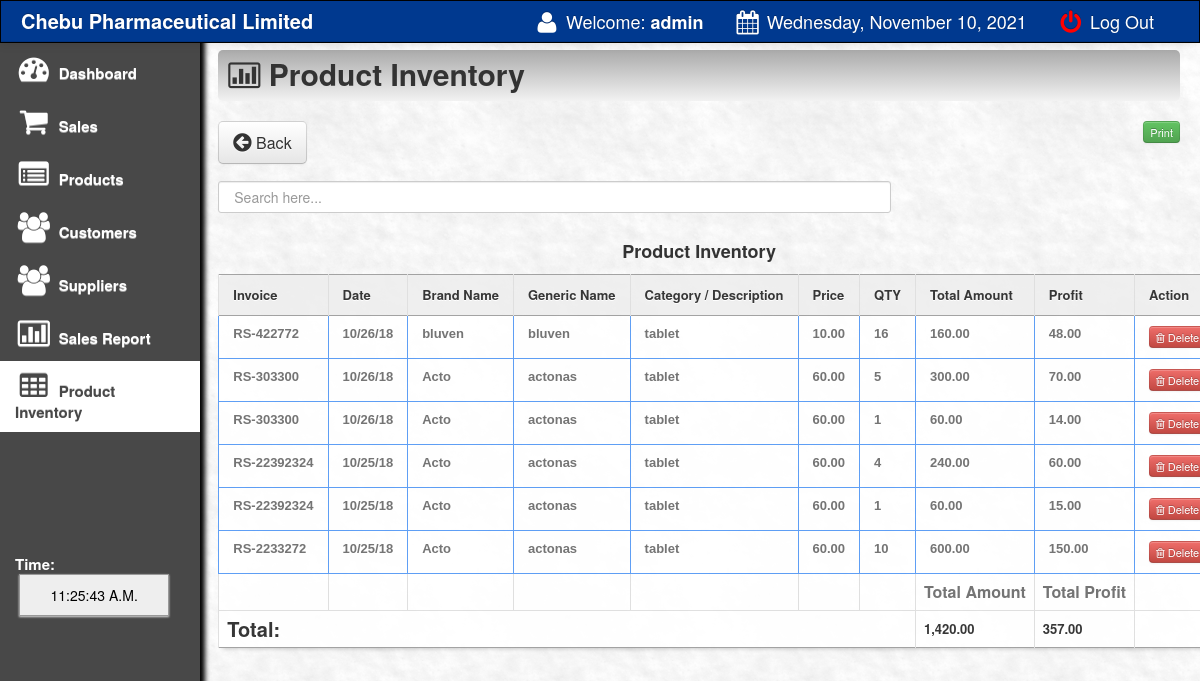
The page /main/sales_inventory.php (signed in) on the database its author committed.
### tables this page shows
CREATE TABLE `sales_order` (
  `transaction_id` int(11) NOT NULL,
  `invoice` varchar(100) NOT NULL,
  `product` varchar(100) NOT NULL,
  `qty` varchar(100) NOT NULL,
  `amount` varchar(100) NOT NULL,
  `profit` varchar(100) NOT NULL,
  `product_code` varchar(150) NOT NULL,
  `gen_name` varchar(200) NOT NULL,
  `name` varchar(200) NOT NULL,
  `price` varchar(100) NOT NULL,
  `discount` varchar(100) NOT NULL DEFAULT '0',
  `date` varchar(500) NOT NULL
);

### main/sales_inventory.php (the view, shortened to what this page needs)
<html>
<head>
 <link href="css/bootstrap.css" rel="stylesheet">
    <link rel="stylesheet" type="text/css" href="css/DT_bootstrap.css">
  <link rel="stylesheet" href="css/font-awesome.min.css">
    <link href="css/bootstrap-responsive.css" rel="stylesheet">
<link href="../style.css" media="screen" rel="stylesheet" type="text/css" />
<link href="src/facebox.css" media="screen" rel="stylesheet" type="text/css" />
<link rel="stylesheet" type="text/css" href="tcal.css" />
</head>
<?php
function createRandomPassword() {
	$chars = "003232303232023232023456789";
	$i = 0;
	$pass = '' ;
	while ($i <= 7) {
		$num = rand() % 33;
		$tmp = substr($chars, $num, 1);
		$pass = $pass . $tmp;
		$i++;
	}
	return $pass;
}
$finalcode='RS-'.createRandomPassword();
?>
<body>
<?php include('navfixed.php');?>
<div class="container-fluid">
      <div class="row-fluid">
	<div class="span2">
          <div class="well sidebar-nav">
              <ul class="nav nav-list">
              <li><a href="index.php"><i class="icon-dashboard icon-2x"></i> Dashboard </a></li>
			<li><a href="sales.php?id=cash&invoice=<?php echo $finalcode ?>"><i class="icon-shopping-cart icon-2x"></i> Sales</a>  </li>
			<li><a href="products.php"><i class="icon-list-alt icon-2x"></i> Products</a>                                     </li>
			<li><a href="customer.php"><i class="icon-group icon-2x"></i> Customers</a>                                    </li>
			<li><a href="supplier.php"><i class="icon-group icon-2x"></i> Suppliers</a>                                    </li>
			<li><a href="salesreport.php?d1=0&d2=0"><i class="icon-bar-chart icon-2x"></i> Sales Report</a>                </li>
			<li class="active"><a href="sales_inventory.php"><i class="icon-table icon-2x"></i> Product Inventory</a>                </li>
			<br><br><br><br><br><br>
			<li>
			 <div class="hero-unit-clock">
			<form name="clock">
			<font color="white">Time: <br></font>&nbsp;<input style="width:150px;" type="submit" class="trans" name="face" value="">
			</form>
			  </div>
			</li>
				</ul>
          </div>
        </div>
	<div class="span10">
	<div class="contentheader">
			<i class="icon-bar-chart"></i> Product Inventory
			</div>
<br>
<a  href="index.php"><button class="btn btn-default btn-large" style="float: left;"><i class="icon icon-circle-arrow-left icon-large"></i> Back</button></a>
	<div style="float:right;">
<button  style="float:left;" class="btn btn-success btn-mini"><a href="javascript:Clickheretoprint()"> Print</button></a>
</div>
<br>
<br>
<br>
<input type="text" style="padding:15px;" name="filter" value="" id="filter" placeholder="Search here..." autocomplete="off" />
<div class="content" id="content">
<br><br><br>
<center><strong>Product Inventory</strong></center>
<table class="table table-bordered" id="resultTable" data-responsive="table" style="text-align: left;">
	<thead>
		<tr>
			<th width="12%"> Invoice </th>
			<th width="9%"> Date </th>
			<th width="14%"> Brand Name </th>
			<th width="16%"> Generic Name </th>
			<th width="15%"> Category / Description </th>
			<th > Price </th>
			<th> QTY </th>
			<th width="8%"> Total Amount </th>
			<th width="8%"> Profit </th>
			<th > Action </th>
		</tr>
	</thead>
	<tbody>
			<?php
			function formatMoney($number, $fractional=false) {
					if ($fractional) {
						$number = sprintf('%.2f', $number);
					}
					while (true) {
						$replaced = preg_replace('/(-?\d+)(\d\d\d)/', '$1,$2', $number);
						if ($replaced != $number) {
							$number = $replaced;
						} else {
							break;
						}
					}
					return $number;
				}
				include('../connect.php');
				$result = $link->prepare("SELECT * FROM sales_order ORDER BY transaction_id DESC");
				$result->execute();
				for($i=0; $row = $result->fetch(); $i++){
			?>
			<tr class="record">
			<td><?php echo $row['invoice']; ?></td>
			<td><?php echo $row['date']; ?></td>
			<td><?php echo $row['product_code']; ?></td>
			<td><?php echo $row['gen_name']; ?></td>
			<td><?php echo $row['name']; ?></td>
			<td><?php
			$price=$row['price'];
			echo formatMoney($price, true);
			?></td>
						<td><?php echo $row['qty']; ?></td>
			<td><?php
			$oprice=$row['amount'];
			echo formatMoney($oprice, true);
			?></td>
				<td><?php
			$pprice=$row['profit'];
			echo formatMoney($pprice, true);
			?></td>
			<td>
			<a href="deletesalesinventory.php?id=<?php echo $row['transaction_id']; ?>&qty=<?php echo $row['qty'];?>"><button class="btn btn-mini btn-danger"><i class="icon icon-trash"></i> Delete </button></a>
			</tr>
			<?php
				}
			?>
			<tr>
				<th></th>
				<th></th>
				<th></th>
				<th></th>
				<th></th>
				<th></th>
				<th></th>
				<th>Total Amount</th>
				<th>Total Profit</th>
				<th></th>
			<tr>
			<tr>
				<th colspan="7"><strong style="font-size: 20px; color: #222222;">Total:</strong></th>
				<th colspan="1"><strong style="font-size: 13px; color: #222222;">
				<?php
				$resultas = $link->prepare("SELECT sum(amount) from sales_order");
				$resultas->bindParam(':a', $sdsd);
				$resultas->execute();
				for($i=0; $rowas = $resultas->fetch(); $i++){
				$fgfg=$rowas['sum(amount)'];
				echo formatMoney($fgfg, true);
				}
				?>
				</strong></th>
				<th colspan="1"><strong style="font-size: 13px; color: #222222;">
				<?php
				$resultas = $link->prepare("SELECT sum(profit) from sales_order");
				$resultas->bindParam(':b', $sdsd);
				$resultas->execute();
				for($i=0; $rowas = $resultas->fetch(); $i++){
				$fgfg=$rowas['sum(profit)'];
				echo formatMoney($fgfg, true);
				}
				?>
					</th>
					<th></th>
			</tr>
	</tbody>
</table>
</div>
</div>
</div>
</div>
</body>
<?php include('footer.php');?>
</html>

### main/navfixed.php (shortened to what this page needs)
<div class="navbar navbar-inverse navbar-fixed-top">
<div class="navbar-inner">
<div class="container-fluid">
<a class="brand" href="#"><b>Chebu Pharmaceutical Limited</b></a>
<div class="nav-collapse collapse">
<ul class="nav pull-right">
<li><a><i class="icon-user icon-large"></i> Welcome:<strong> <?php echo $_SESSION['SESS_LAST_NAME']; ?></strong></a></li>
<li><a> <i class="icon-calendar icon-large"></i>
<?php
$Today = date('y:m:d', time());
$new = date('l, F d, Y', strtotime($Today));
echo $new;
?>
</a></li>
<li><a href="../index.php"><font color="red"><i class="icon-off icon-large"></i></font> Log Out</a></li>
</ul>
</div>
</div>
</div>
</div>

### main/footer.php (shortened to what this page needs)
<link href="vendors/chosen.min.css" rel="stylesheet" media="screen">

### style.css (style rules this page uses)
td a { color: rgb(21, 0, 139); color: #16A1F2; }
input { border: 1px solid #999; background: #EEEEEE; padding: 10px; box-shadow: 0 1px 2px #ddd; -moz-box-shadow: 0 1px 2px #ddd; -webkit-box-shadow: 0 1px 2px #ddd; }
button a, a:hover { color: #fff; text-decoration: none; }
#filter { width: 70%; float: left; }
#resultTable { max-height: 20px; overflow-y: auto; overflow-x: auto; border-collapse: collapse; background-color: #FFFFFF; border-spacing: 0; max-width: 100%; margin: auto; border-collapse: collapse; opacity: 0.9; width: 85%; margin-bottom: 10px; white-space: nowrap; }
#resultTable { color: #666666; text-shadow: 0 1px 0 #FFFFFF; width: 100%; border: 1px solid #999999; box-shadow: 0 5px 5px -5px rgba(0, 0, 0, 0.3); margin-top: 13px; }
#resultTable thead tr th { background: none repeat scroll 0 0 #EEEEEE; color: #222222; padding: 10px 14px; text-align: left; border-top: 0 none; font-size: 13px; }
#resultTable tbody tr td { font: bold 13px 'Arial'; white-space: nowrap; overflow: hidden; text-overflow: ellipsis; text-align: left; padding: 10px 14px; border-top: 1px solid #999999; }
#resultTable td { white-space: nowrap; overflow: hidden; text-overflow: ellipsis; padding: 7px; border: #4e95f4 1px solid; }
#resultTable tr { background: #fff; }

### main/sales_inventory.php (style rules this page uses)
body { padding-top: 60px; padding-bottom: 40px; }
.sidebar-nav { padding: 9px 0; }

### rows shown on the page
sales_order: invoice "RS-422772", date "10/26/18", product_code "bluven", gen_name "bluven", name "tablet", price "10.00", qty "16", amount "160.00", profit "48.00"
sales_order: invoice "RS-303300", date "10/26/18", product_code "Acto", gen_name "actonas", name "tablet", price "60.00", qty "5", amount "300.00", profit "70.00"
sales_order: invoice "RS-303300", date "10/26/18", product_code "Acto", gen_name "actonas", name "tablet", price "60.00", qty "1", amount "60.00", profit "14.00"
sales_order: invoice "RS-22392324", date "10/25/18", product_code "Acto", gen_name "actonas", name "tablet", price "60.00", qty "4", amount "240.00", profit "60.00"
sales_order: invoice "RS-22392324", date "10/25/18", product_code "Acto", gen_name "actonas", name "tablet", price "60.00", qty "1", amount "60.00", profit "15.00"
sales_order: invoice "RS-2233272", date "10/25/18", product_code "Acto", gen_name "actonas", name "tablet", price "60.00", qty "10", amount "600.00", profit "150.00"

### other values the page prints
$_SESSION['SESS_LAST_NAME'] "admin"
formatMoney($fgfg, true) "1,420.00"
formatMoney($fgfg, true) "357.00"
